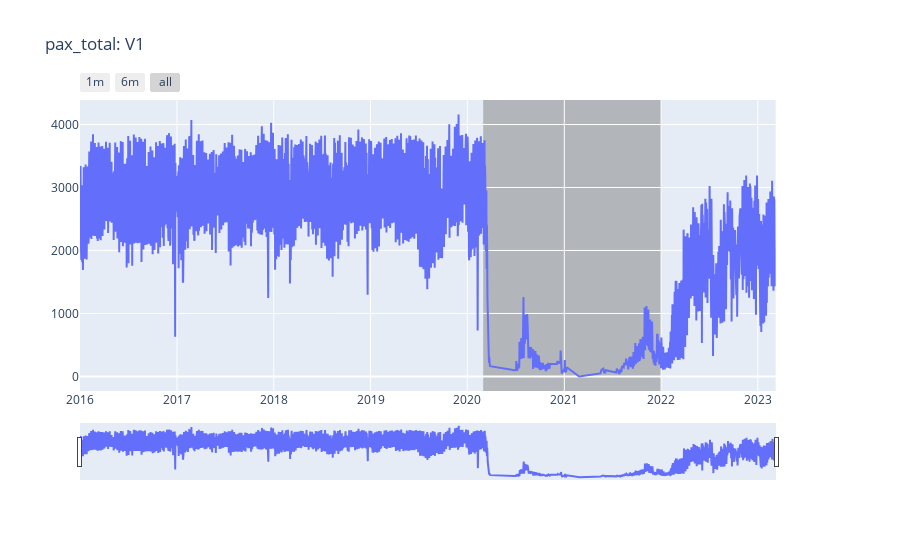
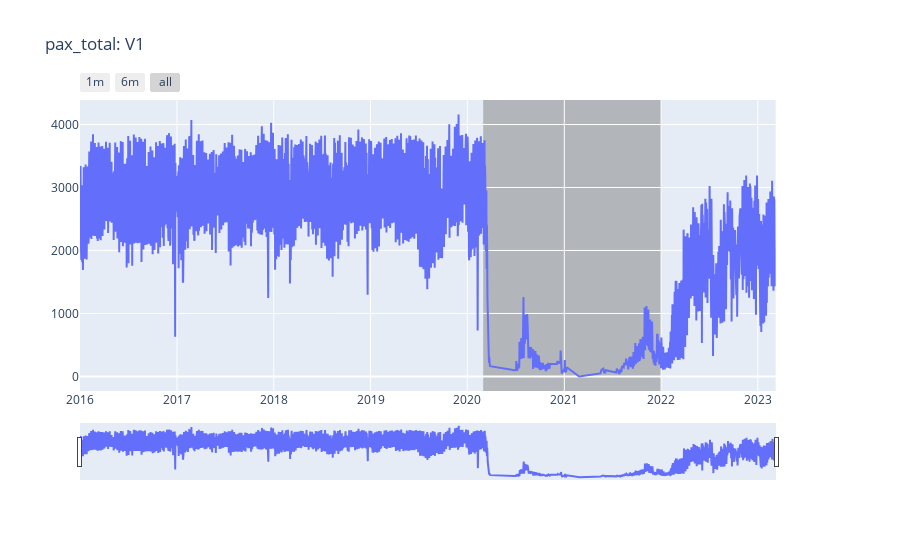

Write notebook code for charts like these, in order.
### Code cell
draw_ts_multiple(
    (traffic_df
     .query('home_airport == "LGW" and paired_airport == "AMS"')
     .groupby(['home_airport', 'paired_airport', 'date'])
     .agg(pax_total=('pax', 'sum'))
     .reset_index()
    ),
    'pax_total',
    covid_zone=True,
)

### Figure 1 — Plotly figure (JSON) as saved in the notebook; plotly's stock layout.template omitted (floating-point values rounded to 4 significant figures; data arrays with more than 128 entries replaced by an {"elided": "..."} marker saying what was removed)
{"data": [{"name": "V1", "type": "scatter", "x": {"elided": "2248 str values"}, "xaxis": "x", "y": {"elided": "2248 int values"}, "yaxis": "y"}], "layout": {"shapes": [{"fillcolor": "Gray", "layer": "below", "line": {"width": 0}, "opacity": 0.5, "type": "rect", "x0": "2020-03-01T00:00:00", "x1": "2022-01-01T00:00:00", "xref": "x", "y0": 0, "y1": 1, "yref": "y domain"}], "title": {"text": "pax_total: V1"}, "xaxis": {"anchor": "y", "domain": [0, 0.94], "rangeselector": {"buttons": [{"count": 1, "label": "1m", "step": "month", "stepmode": "backward"}, {"count": 6, "label": "6m", "step": "month", "stepmode": "backward"}, {"step": "all"}]}, "rangeslider": {"visible": true}, "type": "date"}, "yaxis": {"anchor": "x", "domain": [0, 1]}, "yaxis2": {"anchor": "x", "overlaying": "y", "side": "right"}}}

### Figure 2 — Plotly figure (JSON) as saved in the notebook; plotly's stock layout.template omitted (floating-point values rounded to 4 significant figures; data arrays with more than 128 entries replaced by an {"elided": "..."} marker saying what was removed)
{"data": [{"name": "V1", "type": "scatter", "x": {"elided": "2248 str values"}, "xaxis": "x", "y": {"elided": "2248 int values"}, "yaxis": "y"}], "layout": {"shapes": [{"fillcolor": "Gray", "layer": "below", "line": {"width": 0}, "opacity": 0.5, "type": "rect", "x0": "2020-03-01T00:00:00", "x1": "2022-01-01T00:00:00", "xref": "x", "y0": 0, "y1": 1, "yref": "y domain"}], "title": {"text": "pax_total: V1"}, "xaxis": {"anchor": "y", "domain": [0, 0.94], "rangeselector": {"buttons": [{"count": 1, "label": "1m", "step": "month", "stepmode": "backward"}, {"count": 6, "label": "6m", "step": "month", "stepmode": "backward"}, {"step": "all"}]}, "rangeslider": {"visible": true}, "type": "date"}, "yaxis": {"anchor": "x", "domain": [0, 1]}, "yaxis2": {"anchor": "x", "overlaying": "y", "side": "right"}}}
